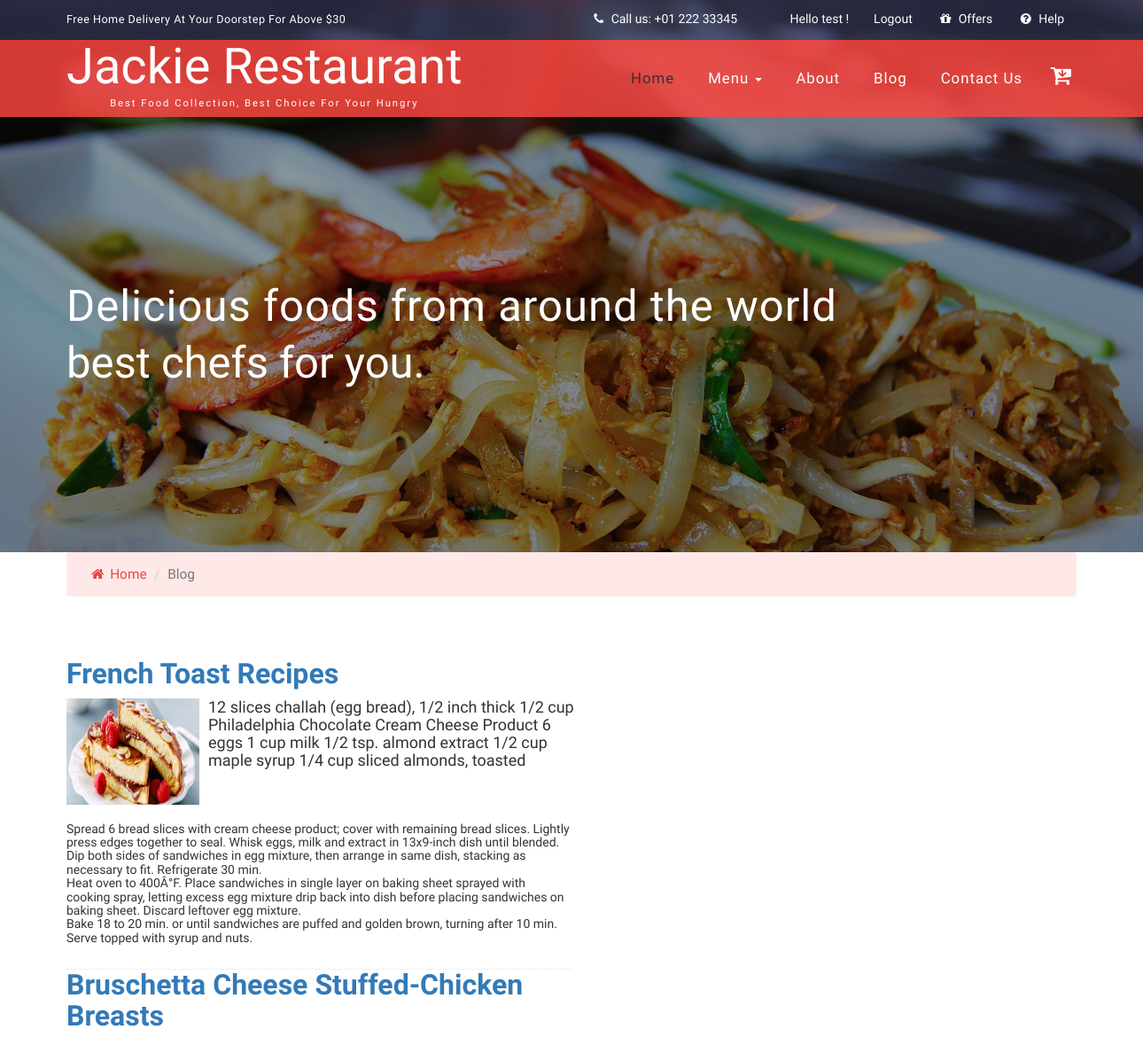
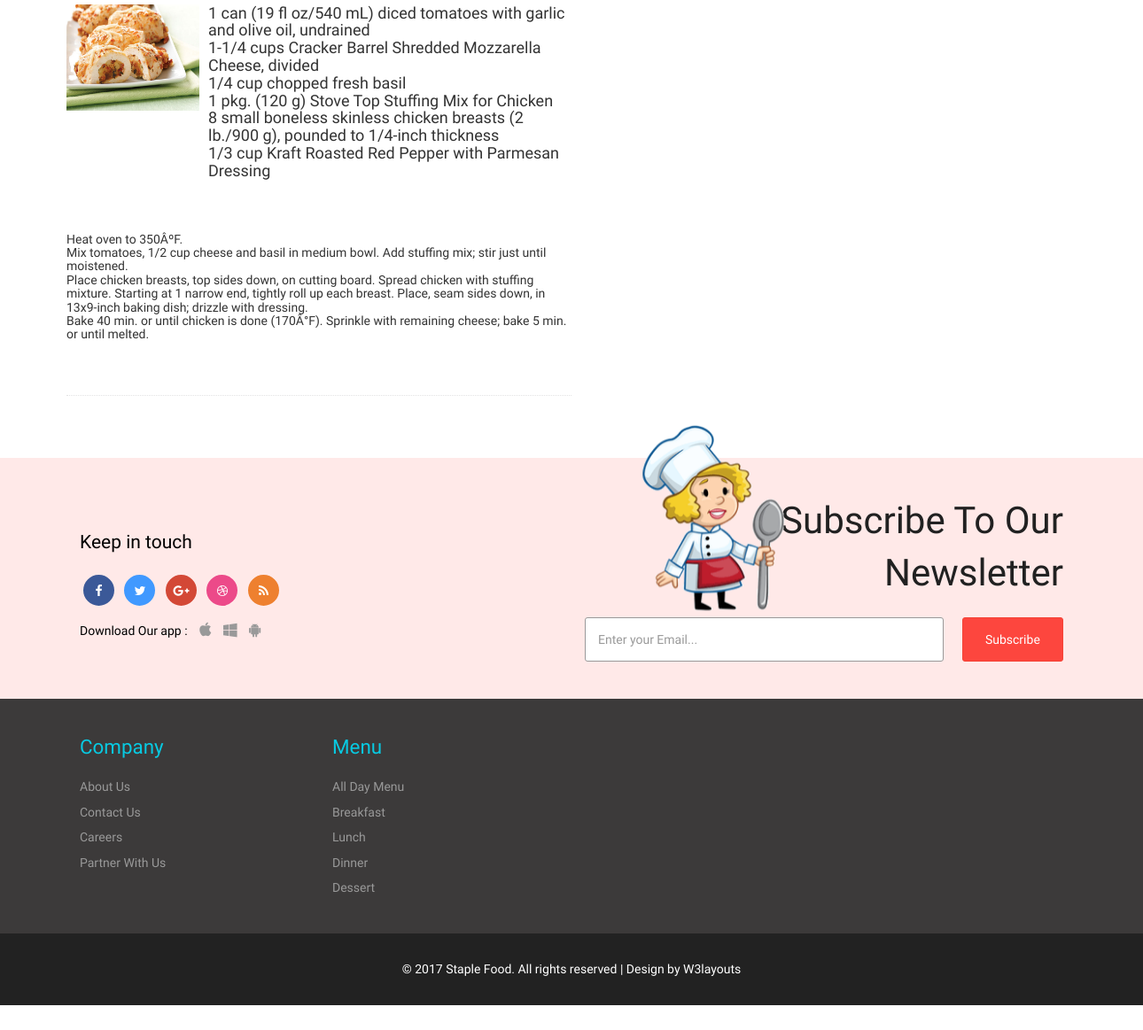
The page /blog.php (signed in) on the database its author committed (2 pictures, top to bottom).
### tables this page shows
CREATE TABLE `news` (
  `id` int(11) NOT NULL,
  `title` varchar(100) NOT NULL,
  `image` varchar(50) NOT NULL,
  `recipe` text NOT NULL,
  `created` datetime NOT NULL DEFAULT CURRENT_TIMESTAMP,
  `making` text NOT NULL
);

CREATE TABLE `categories` (
  `id` int(11) NOT NULL,
  `name` varchar(50) NOT NULL
);

### blog.php (the view, shortened to what this page needs)
<?php
	include 'header.php';
?>
	<div class="container">
		<ol class="breadcrumb w3l-crumbs">
			<li><a href="#"><i class="fa fa-home"></i> Home</a></li>
			<li class="active">Blog</li>
		</ol>
	</div>
	<div class="blog">
		<div class="container">
			<?php
				require 'database-config.php';
				$sql = "SELECT * FROM news";
				$result = mysqli_query($conn, $sql);
				if (mysqli_num_rows($result) > 0) {
					while($row = mysqli_fetch_assoc($result)) {
						echo '<div class="news">';
						echo '<form class="new" action="" method="GET">';
						echo '<h3 class="title"><a href="#">'.$row["title"].'</a></h3>';
						echo '<div><img class="image" src="'.$row["image"].'"/></div>';
						echo '<h4 class="recipe">'.$row['recipe'].'</h4>';
						echo '<h5 class="making">'.$row['making'].'</h5>';
						echo '</div>';
					}
				}
			 ?>
		</div>
	</div>
		<?php
			require 'database-config.php';
		?>
<?php
	include 'footer.php';
?>

### footer.php (shortened to what this page needs)
	<div class="subscribe agileits-w3layouts">
		<div class="container">
			<div class="col-md-6 social-icons w3-agile-icons">
				<h4>Keep in touch</h4>
				<ul>
					<li><a href="#" class="fa fa-facebook icon facebook"> </a></li>
					<li><a href="#" class="fa fa-twitter icon twitter"> </a></li>
					<li><a href="#" class="fa fa-google-plus icon googleplus"> </a></li>
					<li><a href="#" class="fa fa-dribbble icon dribbble"> </a></li>
					<li><a href="#" class="fa fa-rss icon rss"> </a></li>
				</ul>
				<ul class="apps">
					<li><h4>Download Our app : </h4> </li>
					<li><a href="#" class="fa fa-apple"></a></li>
					<li><a href="#" class="fa fa-windows"></a></li>
					<li><a href="#" class="fa fa-android"></a></li>
				</ul>
			</div>
			<div class="col-md-6 subscribe-right">
				<h3 class="w3ls-title">Subscribe to Our <br><span>Newsletter</span></h3>
				<form action="#" method="post">
					<input type="email" name="email" placeholder="Enter your Email..." required="">
					<input type="submit" value="Subscribe">
				</form>
				<img src="images/i1.png" class="sub-w3lsimg" alt=""/>
			</div>
			<div class="clearfix"> </div>
		</div>
	</div>
	<div class="footer agileits-w3layouts">
		<div class="container">
			<div class="w3_footer_grids">
				<div class="col-xs-6 col-sm-3 footer-grids w3-agileits">
					<h3>company</h3>
					<ul>
						<li><a href="about.php">About Us</a></li>
						<li><a href="contact.php">Contact Us</a></li>
						<li><a href="careers.php">Careers</a></li>
						<li><a href="help.php">Partner With Us</a></li>
					</ul>
				</div>
				<div class="col-xs-6 col-sm-3 footer-grids w3-agileits">
					<h3>Menu</h3>
					<ul>
						<li><a href="products.php">All Day Menu</a></li>
						<?php
                                require 'database-config.php';
                                $sql = "SELECT categories.id, categories.name, products.image FROM categories, products WHERE products.category_id = categories.id GROUP BY categories.id";
                                $result = mysqli_query($conn, $sql);
                                if (mysqli_num_rows($result) > 0) {
                                  while($row = mysqli_fetch_assoc($result)) {
                                        echo '<form action="products.php" method="GET">';
                                        echo '<li><a href="products.php?id='.$row["id"].'">'.$row["name"].'</a></li>';
                                        echo '</form>';
                                  }
                                }
                               ?>
					</ul>
				</div>
				<div class="clearfix"> </div>
			</div>
		</div>
	</div>
	<div class="copyw3-agile">
		<div class="container">
			<p>&copy; 2017 Staple Food. All rights reserved | Design by <a href="http://w3layouts.com/">W3layouts</a></p>
		</div>
	</div>
</body>
</html>

### rows shown on the page
news: title "French Toast Recipes", image (picture), recipe "12 slices challah (egg bread), 1/2 inch thick 1/2 cup Philadelphia Chocolate Cream Cheese Product 6 eggs 1 cup milk 1/2 tsp. almond extract 1/2 cup maple syrup 1/4 cup sliced almonds, toasted", making "Spread 6 bread slices with cream cheese product; cover with remaining bread slices. Lightly press edges together to seal. Whisk eggs, milk and extract in 13x9-inch dish until blended. Dip both sides of sandwiches in egg mixture, then arrange in same dish, stacking as necessary to fit. Refrigerate 30 min. Heat oven to 400Â°F. Place sandwiches in single layer on baking sheet sprayed with cooking spray, letting excess egg mixture drip back into dish before placing sandwiches on baking sheet. Discard leftover egg mixture. Bake 18 to 20 min. or until sandwiches are puffed and golden brown, turning after 10 min. Serve topped with syrup and nuts."
news: title "Bruschetta Cheese Stuffed-Chicken Breasts", image (picture), recipe "1 can (19 fl oz/540 mL) diced tomatoes with garlic and olive oil, undrained 1-1/4 cups Cracker Barrel Shredded Mozzarella Cheese, divided 1/4 cup chopped fresh basil 1 pkg. (120 g) Stove Top Stuffing Mix for Chicken 8 small boneless skinless chicken breasts (2 lb./900 g), pounded to 1/4-inch thickness 1/3 cup Kraft Roasted Red Pepper with Parmesan Dressing", making "Heat oven to 350ÂºF. Mix tomatoes, 1/2 cup cheese and basil in medium bowl. Add stuffing mix; stir just until moistened. Place chicken breasts, top sides down, on cutting board. Spread chicken with stuffing mixture. Starting at 1 narrow end, tightly roll up each breast. Place, seam sides down, in 13x9-inch baking dish; drizzle with dressing. Bake 40 min. or until chicken is done (170Â°F). Sprinkle with remaining cheese; bake 5 min. or until melted."
categories: name "Breakfast"
categories: name "Lunch"
categories: name "Dinner"
categories: name "Dessert"

### other values the page prints
$_SESSION["name"] "test"
